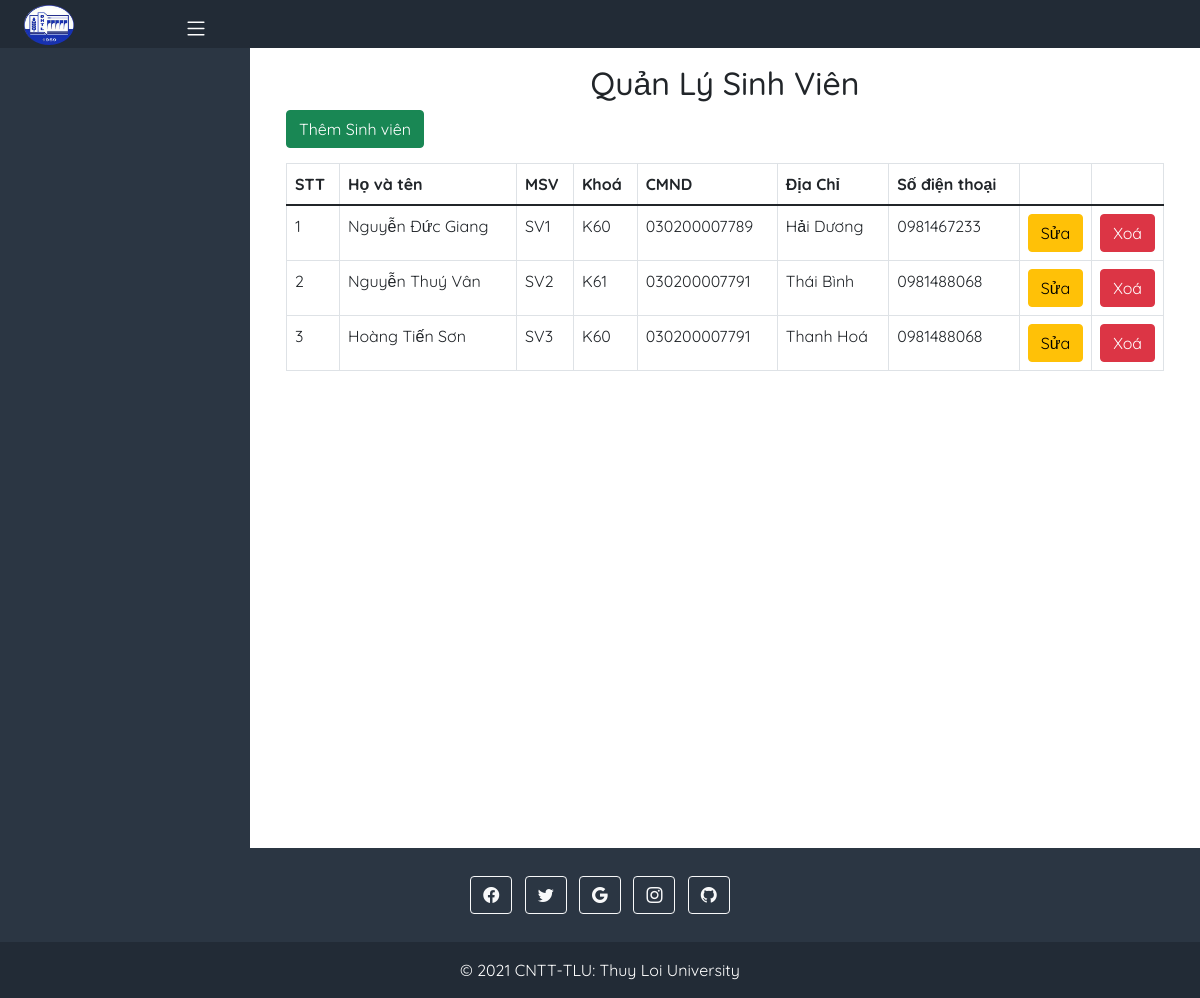
Page /DangKyHoc/Admin/QuanlySinhVien/index.php on the committed database.
### tables this page shows
CREATE TABLE `Sinhvien` (
  `id` int(11) NOT NULL,
  `Hovaten` varchar(255) NOT NULL,
  `MSV` varchar(255) NOT NULL,
  `Doituong` varchar(255) NOT NULL,
  `CMND` varchar(255) NOT NULL,
  `Diachi` varchar(255) NOT NULL,
  `Sodienthoai` varchar(50) NOT NULL,
  `id_lop` int(11) NOT NULL,
  `id_acc` int(11) NOT NULL
);

### DangKyHoc/Db/dbhelper.php (called while the page is built, shortened)
<?php
function executeResult($sql) {
	$con = mysqli_connect('localhost', 'root','', 'Dangkyhoc');
	$result = mysqli_query($con, $sql);
	$data   = [];
	while ($row = mysqli_fetch_array($result, 1)) {
		$data[] = $row;
	}
	return $data;
}

### DangKyHoc/Admin/QuanlySinhVien/index.php (the view, shortened to what this page needs)
<?php
    include('../../Db/dbhelper.php');
?>
<!DOCTYPE html>
<html lang="en">
    <head>
        <link href="https://cdn.jsdelivr.net/npm/bootstrap@5.1.2/dist/css/bootstrap.min.css" rel="stylesheet">
        <link rel="stylesheet" href="https://cdn.jsdelivr.net/npm/bootstrap-icons@1.6.1/font/bootstrap-icons.css">
        <link rel="stylesheet" href="../../Assets/Css/main.css">
    </head>
    <body>
        <div class="top-side " style="background-color: #2b3643;">
            <div class="frame-top" style="background-color: rgba(0, 0, 0, 0.2);">
                <div class="row  align-items-center page-header justify-content-between">
                    <div class="col-md-6 col-6 col-sm-6">
                        <div class=" d-flex  header-logo">
                            <div class="logo col-md-2 col-2 col-sm-2 text-center">
                                <a href="../index.php">
                                    <img src="../../Assets/Image/logo-small.png" alt="logo" class="img-logo">
                                </a>
                            </div>
                            <div class="menu-toggle col-md-4 col-4 col-sm-4 text-center">
                                <i class="bi bi-list icon-toggle" id="show" ></i>
                            </div>
                        </div>
                    </div>
                </div>
            </div>
        </div>
        <div class="container-fluid">
            <div class="row flex-nowrap">
                <div class="col-auto col-md-3 col-xl-2 px-sm-2 px-0 sidebar" style="background-color: #2b3643;">
                    <div class="d-flex flex-column align-items-center align-items-sm-start px-3 pt-2 text-white min-vh-100">
                    </div>
                </div>
                <div class="col py-3">
                    <div class="container">
                        <div class="panel panel-primary" style="overflow-x:auto;">
                            <div class="panel-heading">
                                <h2 class="text-center">Quản Lý Sinh Viên</h2>
                            </div>
                            <div class="panel-body">
                                <a href="add.php">
                                    <button class="btn btn-success" style="margin-bottom: 15px;">Thêm Sinh viên</button>
                                </a>
                                <table class="table table-bordered table-hover table-responsive" >
                                    <thead>
                                        <tr>
                                            <th>STT</th>
                                            <th>Họ và tên</th>
                                            <th>MSV</th>
                                            <th>Khoá</th>
                                            <th>CMND</th>
                                            <th>Địa Chỉ</th>
                                            <th>Số điện thoại</th>
                                            <th width="40px"></th>
                                            <th width="40px"></th>
                                        </tr>
                                    </thead>
                                    <tbody>
                                        <?php
                                            $sql1='select * from Sinhvien';
                                            $sinhvienList = executeResult($sql1);
                                            $index=1;
                                            foreach($sinhvienList as $item){
                                                echo'<tr>
                                                        <td >'.($index++).'</td>
                                                        <td >'.$item['Hovaten'].'</td>
                                                        <td >'.$item['MSV'].'</td>
                                                        <td >'.$item['Doituong'].'</td>
                                                        <td >'.$item['CMND'].'</td>
                                                        <td >'.$item['Diachi'].'</td>
                                                        <td >'.$item['Sodienthoai'].'</td>
                                                        <td>
                                                            <a href="add.php?id='.$item['id'].'"><button class="btn btn-warning">Sửa</button></a>
                                                        </td>
                                                        <td>
                                                            <button class="btn btn-danger" onclick="deletekhoahoc('.$item['id'].')">Xoá</button>
                                                        </td>
                                                    </tr>';
                                            }
                                        ?>
                                    </tbody>
                                </table>
                            </div>
                        </div>
                    </div>
                </div>
            </div>
        </div>
    </body>
    <footer class="text-center text-white" style="background-color: #2b3643;">
        <div class="container p-4 pb-0">
          <section class="mb-4">
            <a class="btn btn-outline-light btn-floating m-1" href="#!" role="button"><i class="bi bi-facebook"></i></a>
            <a class="btn btn-outline-light btn-floating m-1" href="#!" role="button"><i class="bi bi-twitter"></i></a>
            <a class="btn btn-outline-light btn-floating m-1" href="#!" role="button"><i class="bi bi-google"></i></a>
            <a class="btn btn-outline-light btn-floating m-1" href="#!" role="button"><i class="bi bi-instagram"></i></a>
            <a class="btn btn-outline-light btn-floating m-1" href="#!" role="button"><i class="bi bi-github"></i></a>
          </section>
        </div>
        <div class="text-center p-3" style="background-color: rgba(0, 0, 0, 0.2);">
            © 2021 CNTT-TLU:
            <a class="text-white" href="#">Thuy Loi University</a>
        </div>
    </footer>
</html>

### DangKyHoc/Assets/Css/main.css (style rules this page uses)
:root { --background-headsidebar:#2b3643; --text-color:#b4bcc8; }
body { font-family: 'Quicksand', sans-serif; }
.header-logo .logo .img-logo { width: 50px; height: 40px; margin-top: 5px; }
.menu-toggle { padding-top:10px; }
.icon-toggle { color: white; font-size: 25px; }
.sidebar { width: 250px; }
.news ul,a { text-decoration: none; list-style-type: none; }

### rows in the picture
sinhvien: Hovaten "Nguyễn Đức Giang", MSV "SV1", Doituong "K60", CMND "030200007789", Diachi "Hải Dương", Sodienthoai "0981467233"
sinhvien: Hovaten "Nguyễn Thuý Vân", MSV "SV2", Doituong "K61", CMND "030200007791", Diachi "Thái Bình", Sodienthoai "0981488068"
sinhvien: Hovaten "Hoàng Tiến Sơn", MSV "SV3", Doituong "K60", CMND "030200007791", Diachi "Thanh Hoá", Sodienthoai "0981488068"
